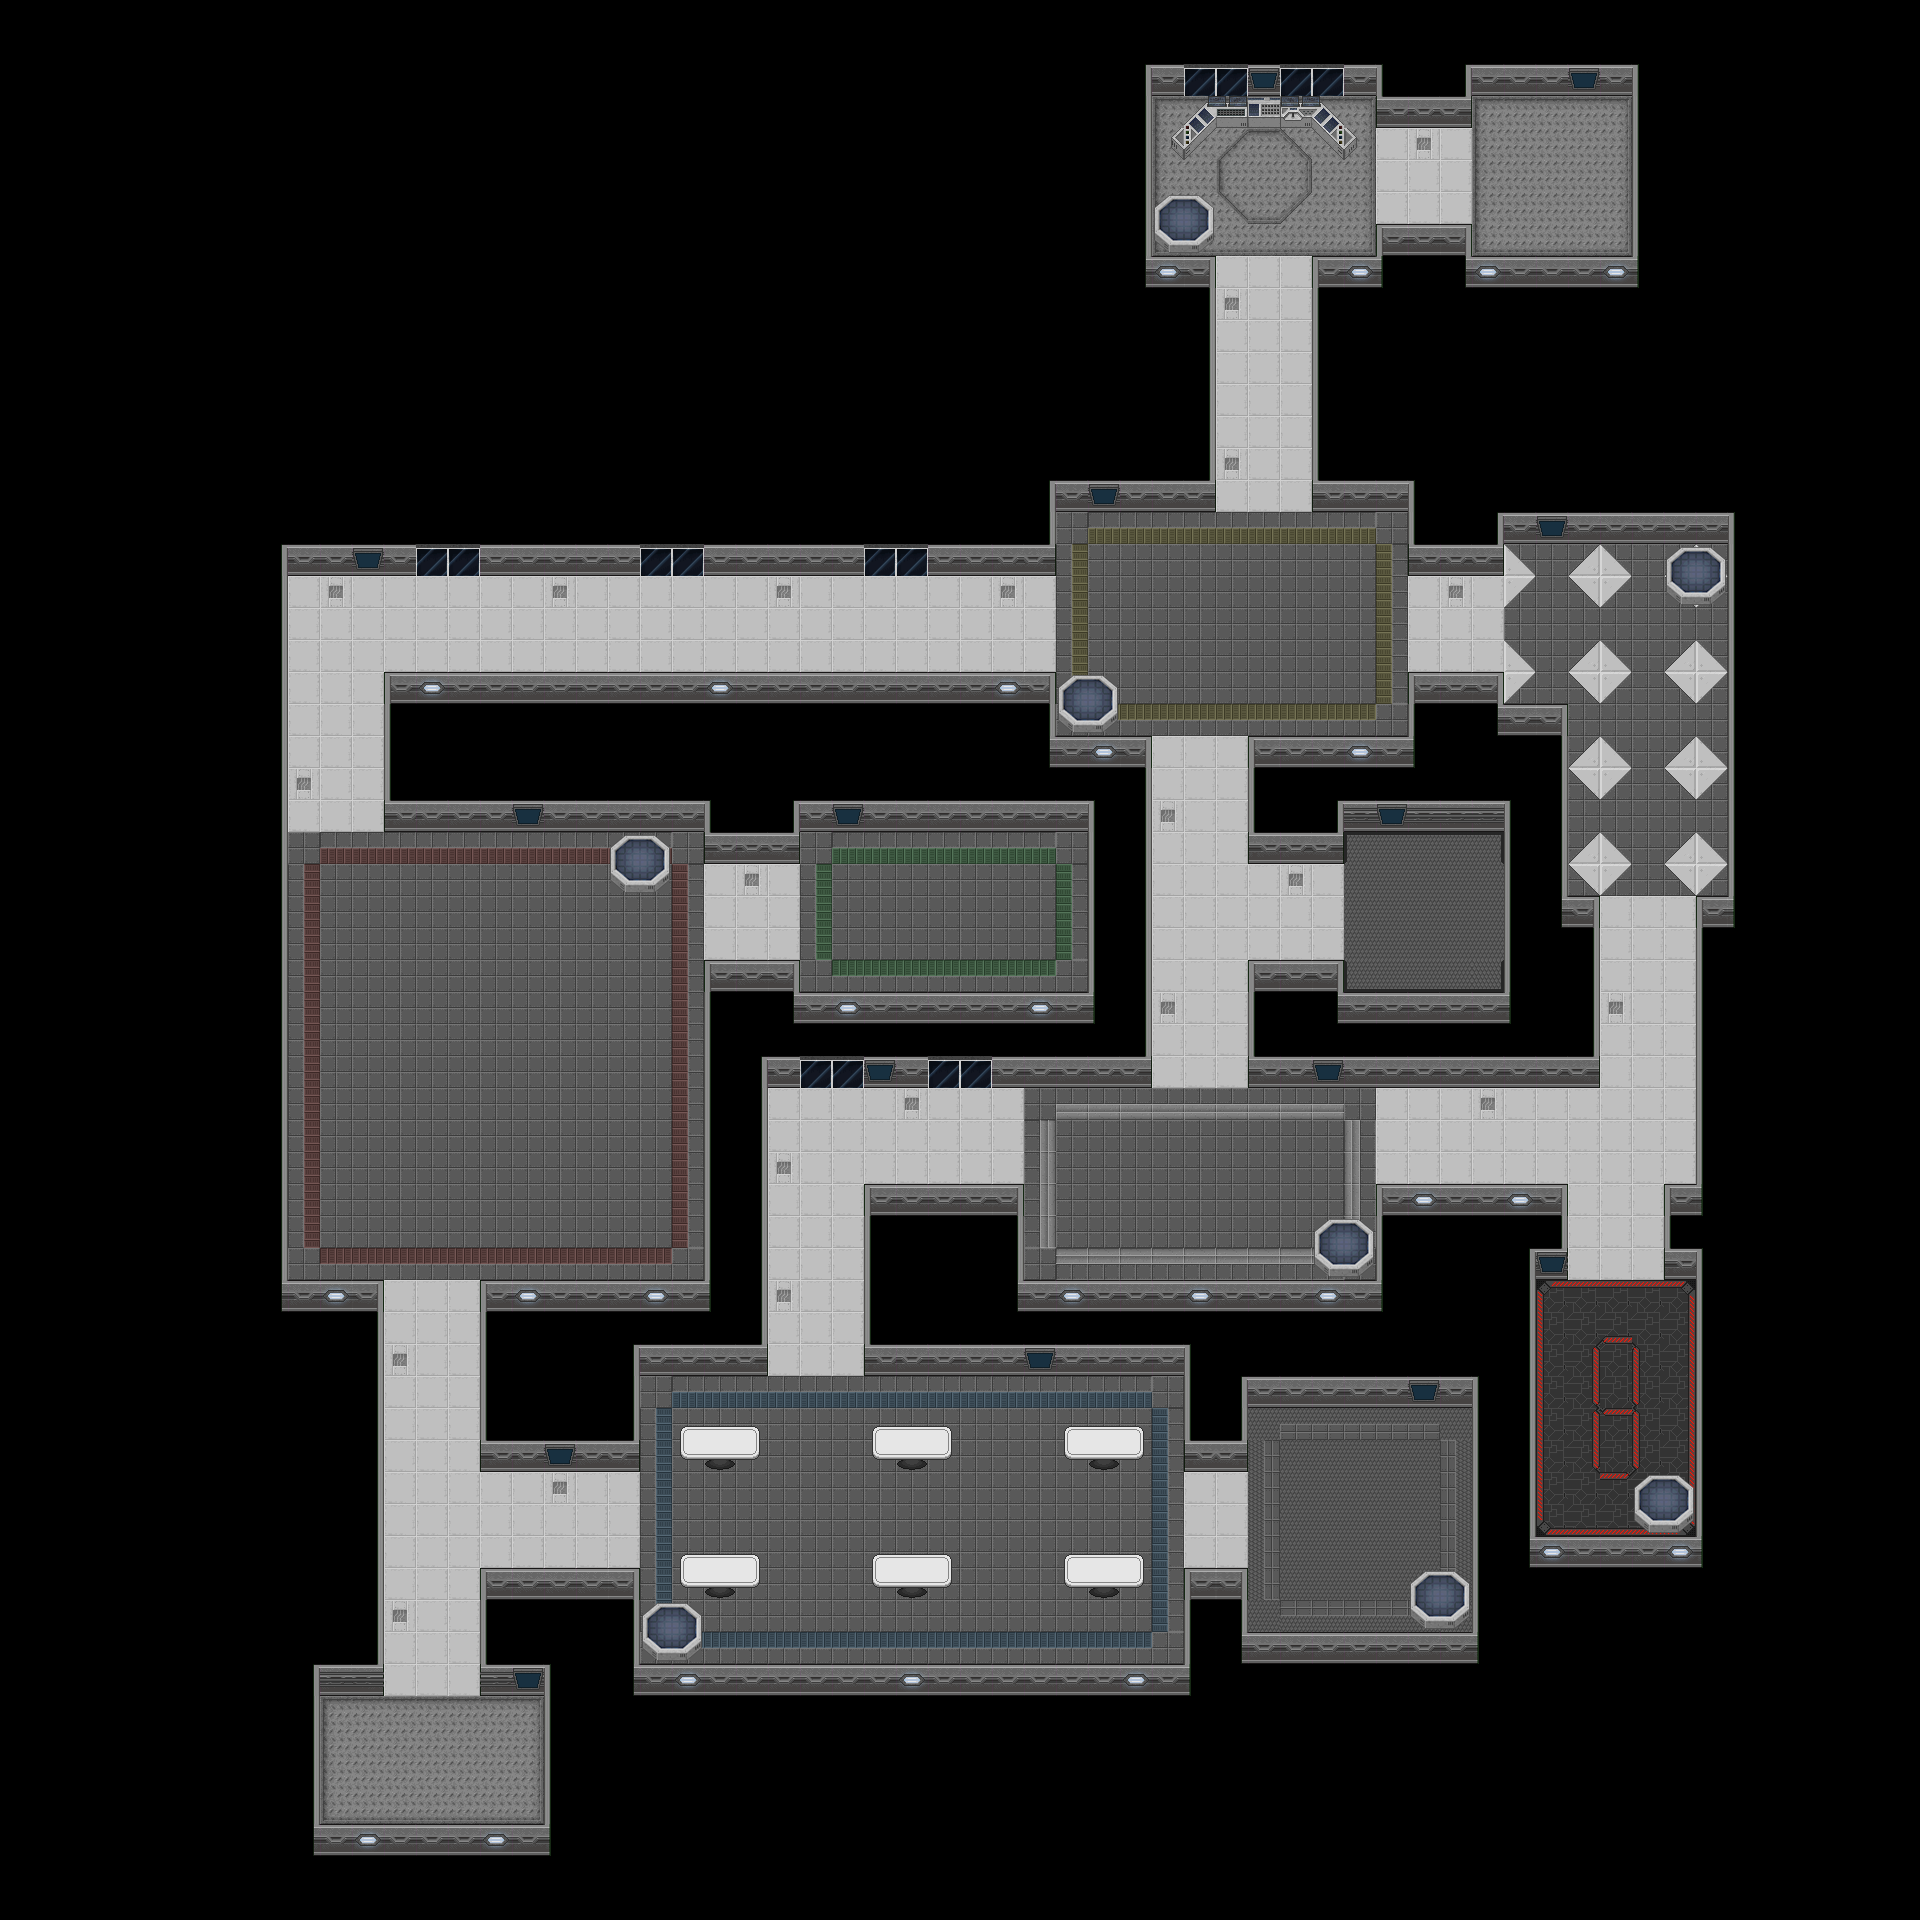

A level layout from a 2D game, rendered from its tile map. Below: a short description, then the map file with tile-grid data replaced by summaries:
An orthogonal 60x60 tile map with 32x32 px tiles, 3 tile layers (Tile Layer 1, Props, Props2), 3 tilesets.

<map version="1.4" tiledversion="1.4.2" orientation="orthogonal" renderorder="right-down" width="60" height="60" tilewidth="32" tileheight="32" infinite="0" nextlayerid="9" nextobjectid="1">
 <tileset firstgid="1" source="auber_tileset4.tsx" />
 <tileset firstgid="101" source="tileset.tsx" />
 <tileset firstgid="613" source="teleporter.tsx" />
 <layer id="1" name="Tile Layer 1" width="60" height="60" offsetx="192" offsety="0">
  <data>[3600 cells, 1312 non-empty, 51 distinct tile ids]</data>
 </layer>
 <layer id="2" name="Props" width="60" height="60" offsetx="192" offsety="0">
  <data>[3600 cells, 494 non-empty, 38 distinct tile ids]</data>
 </layer>
 <layer id="6" name="Props2" width="60" height="60" offsetx="192" offsety="0">
  <data>[3600 cells, 111 non-empty, 13 distinct tile ids]</data>
 </layer>
</map>
